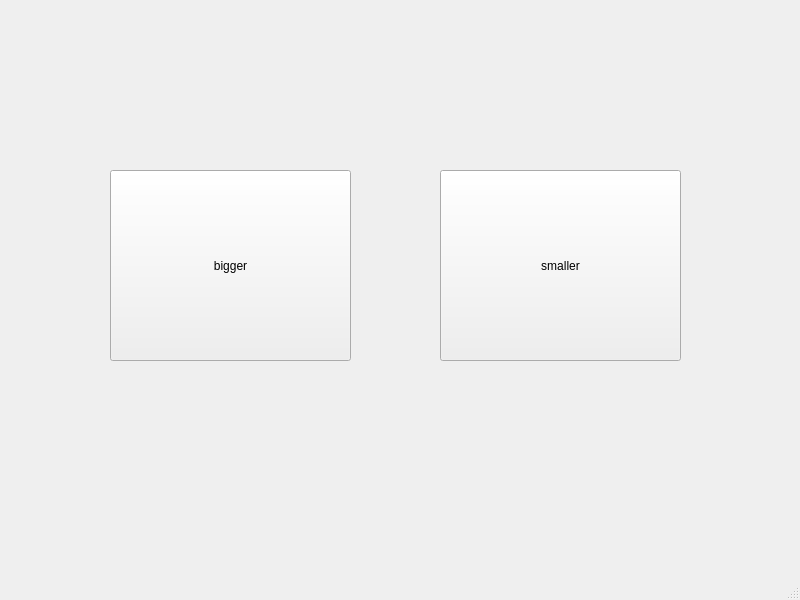
<?xml version="1.0" encoding="UTF-8"?>
<ui version="4.0">
 <class>MainWindow</class>
 <widget class="QMainWindow" name="MainWindow">
  <property name="geometry">
   <rect>
    <x>0</x>
    <y>0</y>
    <width>800</width>
    <height>600</height>
   </rect>
  </property>
  <property name="windowTitle">
   <string>MainWindow</string>
  </property>
  <widget class="QWidget" name="centralwidget">
   <widget class="QPushButton" name="bigButton">
    <property name="geometry">
     <rect>
      <x>110</x>
      <y>170</y>
      <width>241</width>
      <height>191</height>
     </rect>
    </property>
    <property name="text">
     <string>bigger</string>
    </property>
   </widget>
   <widget class="QPushButton" name="smallButton">
    <property name="geometry">
     <rect>
      <x>440</x>
      <y>170</y>
      <width>241</width>
      <height>191</height>
     </rect>
    </property>
    <property name="text">
     <string>smaller</string>
    </property>
   </widget>
  </widget>
  <widget class="QMenuBar" name="menubar">
   <property name="geometry">
    <rect>
     <x>0</x>
     <y>0</y>
     <width>800</width>
     <height>26</height>
    </rect>
   </property>
  </widget>
  <widget class="QStatusBar" name="statusbar"/>
 </widget>
 <resources/>
 <connections/>
</ui>
